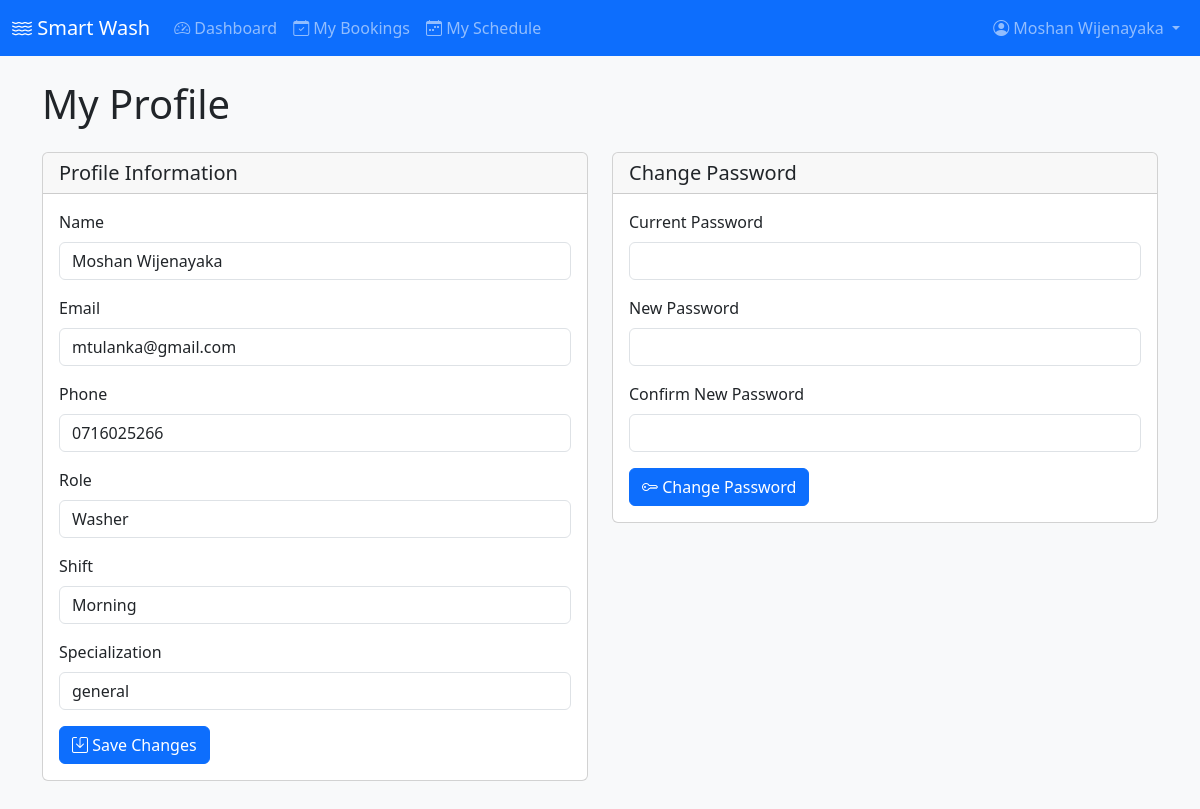
The app's page /Staff/staff-profile.php (signed in) with its own data.
### tables this page shows
CREATE TABLE `staff` (
  `id` int(11) NOT NULL,
  `name` varchar(100) NOT NULL,
  `email` varchar(100) NOT NULL,
  `phone` varchar(15) DEFAULT NULL,
  `profile_image` varchar(255) DEFAULT NULL,
  `password_hash` varchar(255) NOT NULL,
  `role` enum('admin','manager','washer') NOT NULL,
  `shift` enum('morning','afternoon','evening') DEFAULT NULL,
  `status` enum('active','inactive') DEFAULT 'active',
  `specialization` varchar(100) DEFAULT NULL,
  `created_at` timestamp NOT NULL DEFAULT current_timestamp(),
  `updated_at` timestamp NOT NULL DEFAULT current_timestamp() ON UPDATE current_timestamp()
);

### Staff/staff-profile.php (the view, shortened to what this page needs)
<?php
$db = new Database();
$conn = $db->getConnection();
$stmt = $conn->prepare("SELECT * FROM staff WHERE id = ?");
$stmt->bind_param("i", $_SESSION['staff_id']);
$stmt->execute();
$staff = $stmt->get_result()->fetch_assoc();
?>
<!DOCTYPE html>
<html lang="en">
<head>
    <link href="https://cdn.jsdelivr.net/npm/bootstrap@5.3.0-alpha1/dist/css/bootstrap.min.css" rel="stylesheet">
    <link href="https://cdn.jsdelivr.net/npm/bootstrap-icons@1.10.3/font/bootstrap-icons.css" rel="stylesheet">
</head>
<body class="bg-light">
    <?php include('staff-navbar.php'); ?>
    <div class="container py-4">
        <h1 class="mb-4">My Profile</h1>
        <div class="row">
            <div class="col-md-6">
                <div class="card mb-4">
                    <div class="card-header">
                        <h5 class="card-title mb-0">Profile Information</h5>
                    </div>
                    <div class="card-body">
                        <form method="POST" action="">
                            <div class="mb-3">
                                <label for="name" class="form-label">Name</label>
                                <input type="text" class="form-control" id="name" name="name"
                                       value="<?php echo htmlspecialchars($staff['name']); ?>" required>
                            </div>
                            <div class="mb-3">
                                <label for="email" class="form-label">Email</label>
                                <input type="email" class="form-control" id="email" name="email"
                                       value="<?php echo htmlspecialchars($staff['email']); ?>" required>
                            </div>
                            <div class="mb-3">
                                <label for="phone" class="form-label">Phone</label>
                                <input type="tel" class="form-control" id="phone" name="phone"
                                       value="<?php echo htmlspecialchars($staff['phone']); ?>">
                            </div>
                            <div class="mb-3">
                                <label class="form-label">Role</label>
                                <input type="text" class="form-control"
                                       value="<?php echo ucfirst($staff['role']); ?>" readonly>
                            </div>
                            <?php if ($staff['role'] == 'washer'): ?>
                                <div class="mb-3">
                                    <label class="form-label">Shift</label>
                                    <input type="text" class="form-control"
                                           value="<?php echo ucfirst($staff['shift']); ?>" readonly>
                                </div>
                                <?php if (!empty($staff['specialization'])): ?>
                                    <div class="mb-3">
                                        <label class="form-label">Specialization</label>
                                        <input type="text" class="form-control"
                                               value="<?php echo htmlspecialchars($staff['specialization']); ?>" readonly>
                                    </div>
                                <?php endif; ?>
                            <?php endif; ?>
                            <button type="submit" name="update_profile" class="btn btn-primary">
                                <i class="bi bi-save"></i> Save Changes
                            </button>
                        </form>
                    </div>
                </div>
            </div>
            <div class="col-md-6">
                <div class="card">
                    <div class="card-header">
                        <h5 class="card-title mb-0">Change Password</h5>
                    </div>
                    <div class="card-body">
                        <form method="POST" action="">
                            <div class="mb-3">
                                <label for="current_password" class="form-label">Current Password</label>
                                <input type="password" class="form-control" id="current_password"
                                       name="current_password" required>
                            </div>
                            <div class="mb-3">
                                <label for="new_password" class="form-label">New Password</label>
                                <input type="password" class="form-control" id="new_password"
                                       name="new_password" required>
                            </div>
                            <div class="mb-3">
                                <label for="confirm_password" class="form-label">Confirm New Password</label>
                                <input type="password" class="form-control" id="confirm_password"
                                       name="confirm_password" required>
                            </div>
                            <button type="submit" name="change_password" class="btn btn-primary">
                                <i class="bi bi-key"></i> Change Password
                            </button>
                        </form>
                    </div>
                </div>
            </div>
        </div>
    </div>
</body>
</html>

### records on screen
staff: name "Moshan Wijenayaka", email "mtulanka@gmail.com", phone "0716025266", role "Washer", shift "Morning", specialization "general"

### other values on screen
$_SESSION['staff_name'] "Moshan Wijenayaka"
